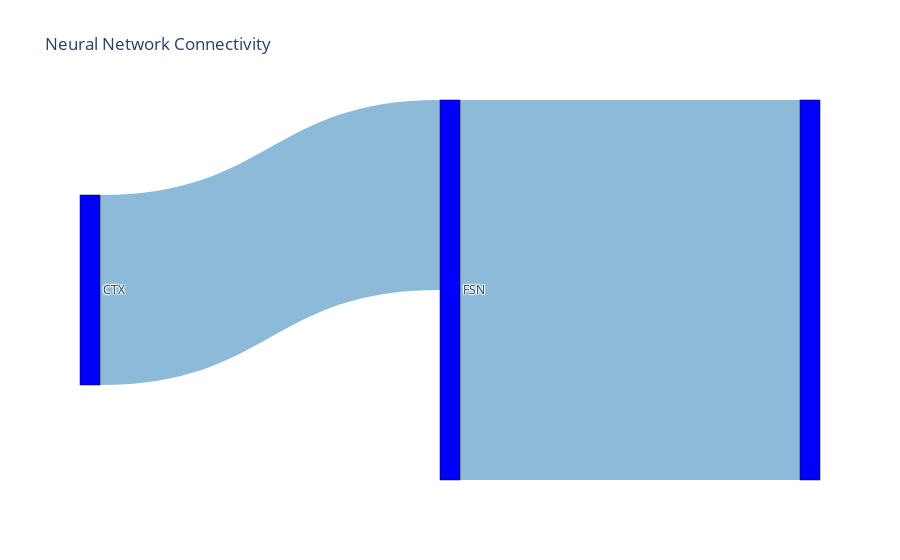

Notebook code cell kept with this figure:
### Code cell
import plotly.graph_objects as go

labels = ["CTX", "FSN"]

source = [0, 1] 
target = [1, 2]  
value =  [8, 16]  

# Sankey Diagram 생성
fig = go.Figure(go.Sankey(
    node=dict(
        pad=15,
        thickness=20,
        line=dict(color="black", width=0.5),
        label=labels,  
        color="blue"  
    ),
    link=dict(
        source=source,
        target=target,
        value=value,
        color="rgba(31, 119, 180, 0.5)"  
    )
))

fig.update_layout(title_text="Neural Network Connectivity", font_size=12)
fig.show()

### Figure 1 — Plotly figure (JSON) as saved in the notebook; plotly's stock layout.template omitted (floating-point values rounded to 4 significant figures)
{"data": [{"link": {"color": "rgba(31, 119, 180, 0.5)", "source": [0, 1], "target": [1, 2], "value": [8, 16]}, "node": {"color": "blue", "label": ["CTX", "FSN"], "line": {"color": "black", "width": 0.5}, "pad": 15, "thickness": 20}, "type": "sankey"}], "layout": {"font": {"size": 12}, "title": {"text": "Neural Network Connectivity"}}}
